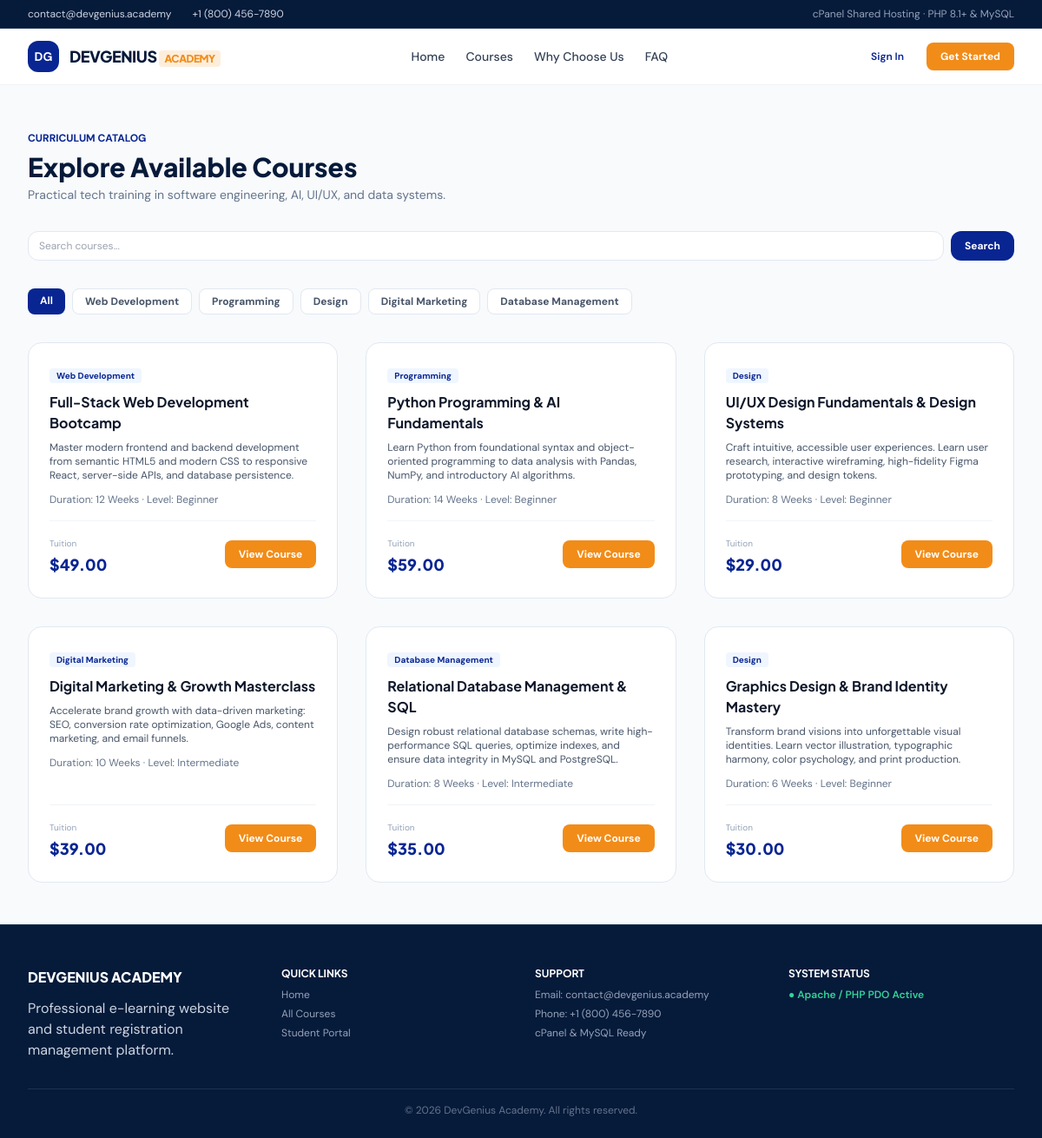
Page /cpanel_package/courses.php on the committed database.
### tables this page shows
CREATE TABLE IF NOT EXISTS `courses` (
  `id` INT UNSIGNED AUTO_INCREMENT PRIMARY KEY,
  `instructor_id` INT UNSIGNED DEFAULT NULL,
  `title` VARCHAR(200) NOT NULL,
  `slug` VARCHAR(200) NOT NULL UNIQUE,
  `category` VARCHAR(100) NOT NULL,
  `description` TEXT NOT NULL,
  `syllabus_json` LONGTEXT DEFAULT NULL,
  `duration` VARCHAR(50) NOT NULL,
  `level` ENUM('Beginner', 'Intermediate', 'Advanced') NOT NULL DEFAULT 'Beginner',
  `price` DECIMAL(10,2) NOT NULL DEFAULT 0.00,
  `original_price` DECIMAL(10,2) DEFAULT NULL,
  `thumbnail` VARCHAR(255) NOT NULL,
  `rating` DECIMAL(2,1) DEFAULT 4.8,
  `review_count` INT UNSIGNED DEFAULT 0,
  `is_active` TINYINT(1) NOT NULL DEFAULT 1,
  `is_featured` TINYINT(1) NOT NULL DEFAULT 0,
  `created_at` TIMESTAMP DEFAULT CURRENT_TIMESTAMP,
  `updated_at` TIMESTAMP DEFAULT CURRENT_TIMESTAMP ON UPDATE CURRENT_TIMESTAMP,
  INDEX `idx_course_category` (`category`),
  INDEX `idx_course_status` (`is_active`),
  CONSTRAINT `fk_course_instructor` FOREIGN KEY (`instructor_id`) 
    REFERENCES `instructors` (`id`) ON DELETE SET NULL ON UPDATE CASCADE
);

### cpanel_package/includes/auth.php (called while the page is built, shortened)
<?php
function get_current_user_account(): ?array {
    if (empty($_SESSION['user_id'])) {
        return null;
    }
    $pdo = Database::connect();
    $stmt = $pdo->prepare("SELECT id, full_name, email, phone, role, avatar, bio, created_at FROM users WHERE id = ?");
    $stmt->execute([$_SESSION['user_id']]);
    return $stmt->fetch() ?: null;
}
function sanitize(string $data): string {
    return htmlspecialchars(trim($data), ENT_QUOTES, 'UTF-8');
}

### cpanel_package/courses.php (the view, shortened to what this page needs)
<?php
require_once __DIR__ . '/includes/header.php';
$pdo = Database::connect();
$category = trim($_GET['category'] ?? 'All');
$search = trim($_GET['q'] ?? '');
$sql = "SELECT c.*, i.name AS instructor_name FROM courses c
        LEFT JOIN instructors i ON c.instructor_id = i.id
        WHERE c.is_active = 1";
$params = [];
$sql .= " ORDER BY c.id ASC";
$stmt = $pdo->prepare($sql);
$stmt->execute($params);
$courses = $stmt->fetchAll();
$categories = ['All', 'Web Development', 'Programming', 'Design', 'Digital Marketing', 'Database Management'];
?>
<div class="py-12 bg-slate-50 flex-1">
    <div class="max-w-7xl mx-auto px-4 sm:px-8 space-y-8">
        <div>
            <span class="text-xs font-bold text-[#082592] uppercase">Curriculum Catalog</span>
            <h1 class="text-3xl font-heading font-extrabold text-[#061A3A] mt-1">Explore Available Courses</h1>
            <p class="text-xs sm:text-sm text-slate-500 mt-1">Practical tech training in software engineering, AI, UI/UX, and data systems.</p>
        </div>
        <div class="flex flex-col sm:flex-row items-center gap-3">
            <form method="GET" action="courses.php" class="flex flex-1 gap-2 w-full">
                <input type="text" name="q" value="<?= sanitize($search) ?>" placeholder="Search courses..."
                       class="flex-1 px-3 py-2 text-xs border border-slate-200 rounded-xl bg-white">
                <button type="submit" class="py-2 px-4 bg-[#082592] text-white text-xs font-bold rounded-xl">Search</button>
            </form>
        </div>
        <div class="flex flex-wrap gap-2">
            <?php foreach ($categories as $cat): ?>
                <a href="courses.php?category=<?= urlencode($cat) ?>"
                   class="px-3.5 py-1.5 text-xs font-bold rounded-lg transition-colors <?= $category === $cat ? 'bg-[#082592] text-white' : 'bg-white text-slate-600 border border-slate-200 hover:bg-slate-100' ?>">
                    <?= sanitize($cat) ?>
                </a>
            <?php endforeach; ?>
        </div>
        <div class="grid grid-cols-1 md:grid-cols-2 lg:grid-cols-3 gap-8">
            <?php if (empty($courses)): ?>
                <div class="col-span-3 p-12 text-center bg-white rounded-2xl border border-slate-200 text-slate-500 text-xs">
                    No active courses found matching your criteria.
                </div>
            <?php else: ?>
                <?php foreach ($courses as $c): ?>
                    <div class="bg-white rounded-2xl border border-slate-200 p-6 flex flex-col justify-between space-y-4 hover:shadow-lg transition-all">
                        <div class="space-y-2">
                            <span class="text-[10px] font-bold text-[#082592] bg-blue-50 px-2 py-0.5 rounded">
                                <?= sanitize($c['category']) ?>
                            </span>
                            <h3 class="font-heading font-bold text-base text-slate-900"><?= sanitize($c['title']) ?></h3>
                            <p class="text-xs text-slate-600 line-clamp-3"><?= sanitize($c['description']) ?></p>
                            <div class="text-xs text-slate-500 pt-1">
                                Duration: <?= sanitize($c['duration']) ?> · Level: <?= sanitize($c['level']) ?>
                            </div>
                        </div>
                        <div class="pt-3 border-t border-slate-100 flex items-center justify-between">
                            <div>
                                <span class="text-[10px] text-slate-400">Tuition</span>
                                <div class="text-lg font-heading font-extrabold text-[#082592]">$<?= number_format($c['price'], 2) ?></div>
                            </div>
                            <a href="course-details.php?id=<?= $c['id'] ?>" class="py-2 px-4 bg-[#F28C18] hover:bg-[#d9770e] text-white text-xs font-bold rounded-lg transition-all">
                                View Course
                            </a>
                        </div>
                    </div>
                <?php endforeach; ?>
            <?php endif; ?>
        </div>
    </div>
</div>
<?php require_once __DIR__ . '/includes/footer.php'; ?>

### cpanel_package/includes/header.php (shortened to what this page needs)
<?php
require_once __DIR__ . '/auth.php';
$currentUser = get_current_user_account();
?>
<!DOCTYPE html>
<html lang="en">
<head>
    <script src="https://cdn.tailwindcss.com"></script>
</head>
<body class="bg-white text-slate-900 antialiased flex flex-col min-h-screen">
    <div class="bg-[#061A3A] text-slate-300 text-xs py-2 px-4 sm:px-8 border-b border-white/10">
        <div class="max-w-7xl mx-auto flex items-center justify-between">
            <div class="flex items-center gap-6">
                <span>contact@devgenius.academy</span>
                <span class="hidden sm:inline">+1 (800) 456-7890</span>
            </div>
            <div class="text-slate-400">cPanel Shared Hosting · PHP 8.1+ & MySQL</div>
        </div>
    </div>
    <header class="sticky top-0 z-40 bg-white border-b border-slate-100 shadow-xs">
        <div class="max-w-7xl mx-auto px-4 sm:px-8 py-3.5 flex items-center justify-between">
            <a href="index.php" class="flex items-center gap-3">
                <div class="w-9 h-9 rounded-xl bg-[#082592] text-white flex items-center justify-center font-bold text-sm">
                    DG
                </div>
                <div class="font-heading font-extrabold text-lg tracking-tight text-[#061A3A]">
                    DEVGENIUS <span class="text-xs px-1.5 py-0.5 rounded bg-[#F28C18]/15 text-[#F28C18]">ACADEMY</span>
                </div>
            </a>
            <nav class="hidden md:flex items-center gap-6 text-sm font-medium text-slate-700">
                <a href="index.php" class="hover:text-[#082592]">Home</a>
                <a href="courses.php" class="hover:text-[#082592]">Courses</a>
                <a href="index.php#why-choose-us" class="hover:text-[#082592]">Why Choose Us</a>
                <a href="index.php#faq" class="hover:text-[#082592]">FAQ</a>
            </nav>
            <div class="flex items-center gap-3">
                <?php if ($currentUser): ?>
                    <a href="<?= $currentUser['role'] === 'admin' ? 'admin/dashboard.php' : 'student/dashboard.php' ?>"
                       class="py-2 px-4 bg-[#082592] text-white text-xs font-bold rounded-lg shadow-sm">
                        <?= $currentUser['role'] === 'admin' ? 'Admin Portal' : 'Student Portal' ?>
                    </a>
                    <a href="logout.php" class="text-xs font-semibold text-rose-600 hover:underline">Logout</a>
                <?php else: ?>
                    <a href="login.php" class="py-2 px-3.5 text-xs font-semibold text-[#082592] hover:bg-[#F2F6FF] rounded-lg">Sign In</a>
                    <a href="register.php" class="py-2 px-4 bg-[#F28C18] text-white text-xs font-bold rounded-lg shadow-sm">Get Started</a>
                <?php endif; ?>
            </div>
        </div>
    </header>

### cpanel_package/includes/footer.php
    <footer class="bg-[#061A3A] text-slate-300 pt-12 pb-6 border-t border-white/10 mt-auto">
        <div class="max-w-7xl mx-auto px-4 sm:px-8">
            <div class="grid grid-cols-1 md:grid-cols-4 gap-8 pb-8 border-b border-white/10">
                <div class="space-y-3">
                    <div class="font-heading font-extrabold text-white text-base">DEVGENIUS ACADEMY</div>
                    <p className="text-xs text-slate-400">Professional e-learning website and student registration management platform.</p>
                </div>
                <div>
                    <h5 class="text-xs font-bold text-white uppercase mb-2">Quick Links</h5>
                    <ul class="text-xs space-y-1.5 text-slate-400">
                        <li><a href="index.php" class="hover:text-white">Home</a></li>
                        <li><a href="courses.php" class="hover:text-white">All Courses</a></li>
                        <li><a href="login.php" class="hover:text-white">Student Portal</a></li>
                    </ul>
                </div>
                <div>
                    <h5 class="text-xs font-bold text-white uppercase mb-2">Support</h5>
                    <ul class="text-xs space-y-1.5 text-slate-400">
                        <li>Email: contact@devgenius.academy</li>
                        <li>Phone: +1 (800) 456-7890</li>
                        <li>cPanel & MySQL Ready</li>
                    </ul>
                </div>
                <div>
                    <h5 class="text-xs font-bold text-white uppercase mb-2">System Status</h5>
                    <p class="text-xs text-emerald-400 font-semibold">● Apache / PHP PDO Active</p>
                </div>
            </div>
            <div class="pt-4 text-center text-xs text-slate-500">
                © <?= date('Y') ?> DevGenius Academy. All rights reserved.
            </div>
        </div>
    </footer>
</body>
</html>

### cpanel_package/includes/header.php (style rules this page uses)
body { font-family: 'DM Sans', sans-serif; }
h1, h2, h3, h4, h5, h6, .font-heading { font-family: 'Plus Jakarta Sans', sans-serif; }

### rows in the picture
courses: category "Web Development", title "Full-Stack Web Development Bootcamp", description "Master modern frontend and backend development from semantic HTML5 and modern CSS to responsive React, server-side APIs, and database persistence.", duration "12 Weeks", level "Beginner", price "49.00"
courses: category "Programming", title "Python Programming & AI Fundamentals", description "Learn Python from foundational syntax and object-oriented programming to data analysis with Pandas, NumPy, and introductory AI algorithms.", duration "14 Weeks", level "Beginner", price "59.00"
courses: category "Design", title "UI/UX Design Fundamentals & Design Systems", description "Craft intuitive, accessible user experiences. Learn user research, interactive wireframing, high-fidelity Figma prototyping, and design tokens.", duration "8 Weeks", level "Beginner", price "29.00"
courses: category "Digital Marketing", title "Digital Marketing & Growth Masterclass", description "Accelerate brand growth with data-driven marketing: SEO, conversion rate optimization, Google Ads, content marketing, and email funnels.", duration "10 Weeks", level "Intermediate", price "39.00"
courses: category "Database Management", title "Relational Database Management & SQL", description "Design robust relational database schemas, write high-performance SQL queries, optimize indexes, and ensure data integrity in MySQL and PostgreSQL.", duration "8 Weeks", level "Intermediate", price "35.00"
courses: category "Design", title "Graphics Design & Brand Identity Mastery", description "Transform brand visions into unforgettable visual identities. Learn vector illustration, typographic harmony, color psychology, and print production.", duration "6 Weeks", level "Beginner", price "30.00"

### other values in the picture
$cat "All"
$cat "Web Development"
$cat "Programming"
$cat "Design"
$cat "Digital Marketing"
$cat "Database Management"
